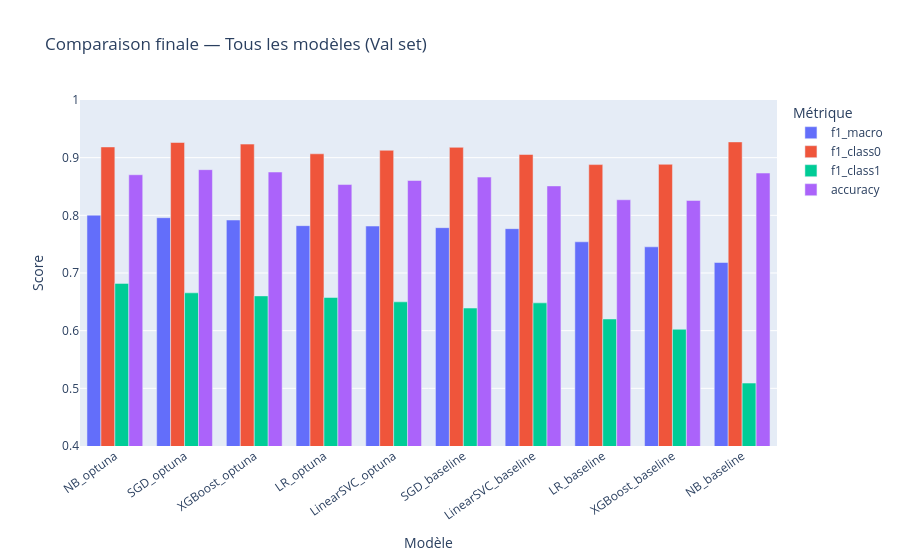

The notebook cell saved with this chart:
### Markdown cell above
### Description de l'étape

Comparaison complète des 10 modèles (5 baselines + 5 optimisés Optuna). Le meilleur sur le **val set** (F1-macro) est sélectionné pour l'évaluation finale sur le test set.

### Code cell
df_all = pd.DataFrame(results).sort_values("f1_macro", ascending=False).reset_index(drop=True)
display(df_all)

fig = px.bar(
    df_all.melt(id_vars="model",
                value_vars=["f1_macro", "f1_class0", "f1_class1", "accuracy"]),
    x="model", y="value", color="variable", barmode="group",
    title="Comparaison finale — Tous les modèles (Val set)",
    labels={"value": "Score", "variable": "Métrique", "model": "Modèle"}
)
fig.update_layout(yaxis_range=[0.4, 1.0], xaxis_tickangle=-35)
fig.show()

best_name = df_all.iloc[0]["model"]
print(f"\nMeilleur modèle : {best_name} — F1-macro={df_all.iloc[0]['f1_macro']:.4f}")

### Figure 1 — Plotly figure (JSON) as saved in the notebook; plotly's stock layout.template omitted (floating-point values rounded to 4 significant figures)
{"data": [{"alignmentgroup": "True", "hovertemplate": "Métrique=f1_macro<br>Modèle=%{x}<br>Score=%{y}<extra></extra>", "legendgroup": "f1_macro", "marker": {"color": "#636efa", "pattern": {"shape": ""}}, "name": "f1_macro", "offsetgroup": "f1_macro", "orientation": "v", "showlegend": true, "textposition": "auto", "type": "bar", "x": ["NB_optuna", "SGD_optuna", "XGBoost_optuna", "LR_optuna", "LinearSVC_optuna", "SGD_baseline", "LinearSVC_baseline", "LR_baseline", "XGBoost_baseline", "NB_baseline"], "xaxis": "x", "y": [0.8003, 0.7959, 0.7919, 0.7821, 0.7814, 0.7786, 0.7769, 0.7541, 0.7454, 0.7182], "yaxis": "y"}, {"alignmentgroup": "True", "hovertemplate": "Métrique=f1_class0<br>Modèle=%{x}<br>Score=%{y}<extra></extra>", "legendgroup": "f1_class0", "marker": {"color": "#EF553B", "pattern": {"shape": ""}}, "name": "f1_class0", "offsetgroup": "f1_class0", "orientation": "v", "showlegend": true, "textposition": "auto", "type": "bar", "x": ["NB_optuna", "SGD_optuna", "XGBoost_optuna", "LR_optuna", "LinearSVC_optuna", "SGD_baseline", "LinearSVC_baseline", "LR_baseline", "XGBoost_baseline", "NB_baseline"], "xaxis": "x", "y": [0.9186, 0.9263, 0.9235, 0.9067, 0.9128, 0.9179, 0.9055, 0.888, 0.8885, 0.9273], "yaxis": "y"}, {"alignmentgroup": "True", "hovertemplate": "Métrique=f1_class1<br>Modèle=%{x}<br>Score=%{y}<extra></extra>", "legendgroup": "f1_class1", "marker": {"color": "#00cc96", "pattern": {"shape": ""}}, "name": "f1_class1", "offsetgroup": "f1_class1", "orientation": "v", "showlegend": true, "textposition": "auto", "type": "bar", "x": ["NB_optuna", "SGD_optuna", "XGBoost_optuna", "LR_optuna", "LinearSVC_optuna", "SGD_baseline", "LinearSVC_baseline", "LR_baseline", "XGBoost_baseline", "NB_baseline"], "xaxis": "x", "y": [0.682, 0.6656, 0.6603, 0.6575, 0.65, 0.6392, 0.6482, 0.6203, 0.6024, 0.5091], "yaxis": "y"}, {"alignmentgroup": "True", "hovertemplate": "Métrique=accuracy<br>Modèle=%{x}<br>Score=%{y}<extra></extra>", "legendgroup": "accuracy", "marker": {"color": "#ab63fa", "pattern": {"shape": ""}}, "name": "accuracy", "offsetgroup": "accuracy", "orientation": "v", "showlegend": true, "textposition": "auto", "type": "bar", "x": ["NB_optuna", "SGD_optuna", "XGBoost_optuna", "LR_optuna", "LinearSVC_optuna", "SGD_baseline", "LinearSVC_baseline", "LR_baseline", "XGBoost_baseline", "NB_baseline"], "xaxis": "x", "y": [0.8704, 0.8792, 0.8751, 0.8534, 0.8604, 0.8663, 0.851, 0.827, 0.8258, 0.8733], "yaxis": "y"}], "layout": {"barmode": "group", "legend": {"title": {"text": "Métrique"}, "tracegroupgap": 0}, "title": {"text": "Comparaison finale — Tous les modèles (Val set)"}, "xaxis": {"anchor": "y", "domain": [0, 1], "tickangle": -35, "title": {"text": "Modèle"}}, "yaxis": {"anchor": "x", "domain": [0, 1], "range": [0.4, 1], "title": {"text": "Score"}}}}
